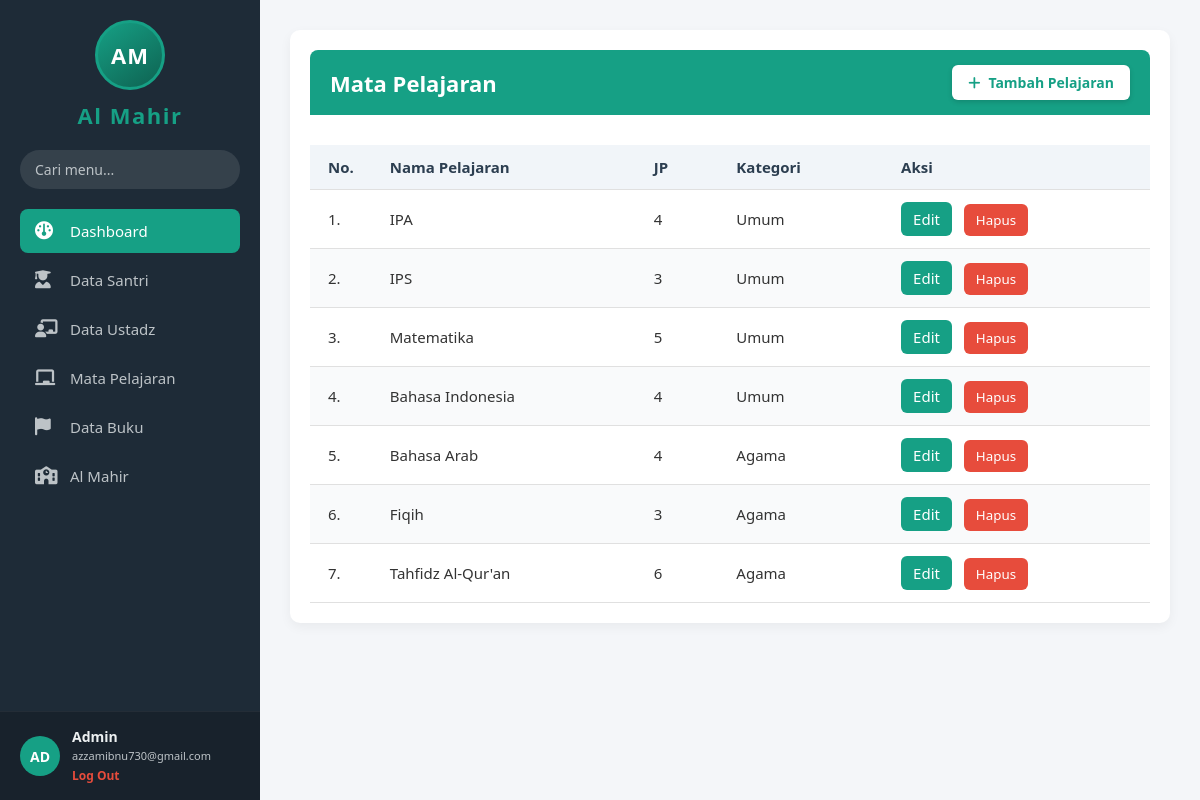
The app's page /data_pelajaran.php with its own data.
### tables this page shows
CREATE TABLE `tb_mapel` (
  `no_mapel` int(11) NOT NULL,
  `name_mapel` varchar(100) NOT NULL,
  `jp_mapel` int(11) NOT NULL,
  `kategori_mapel` varchar(50) NOT NULL
);

### data_pelajaran.php (the view, shortened to what this page needs)
<?php
require __DIR__ . '/connection.php';
try {
    $mapelResult = $conn->query('SELECT no_mapel, name_mapel, jp_mapel, kategori_mapel FROM tb_mapel ORDER BY no_mapel');
} catch (mysqli_sql_exception $exception) {
    $mapelResult = false;
    error_log('Gagal mengambil data dari tabel tb_mapel: ' . $exception->getMessage());
}
$mapelQueryError = $mapelResult === false;
?>
<!DOCTYPE html>
<html lang="id">
<head>
    <link rel="stylesheet" href="https://cdnjs.cloudflare.com/ajax/libs/font-awesome/6.5.1/css/all.min.css">
    <link rel="stylesheet" href="style.css">
</head>
<body>
    <aside class="sidebar">
        <div class="sidebar-top">
            <div class="logo-brand">
                <div class="brand-mark" role="img" aria-label="Logo Al Mahir">AM</div>
            </div>
            <div class="logo-text">Al Mahir</div>
            <div class="sidebar-search">
                <input type="text" placeholder="Cari menu...">
            </div>
            <ul class="sidebar-nav">
               <li><a href="index.php" class="active"><i class="fa-solid fa-gauge"></i>Dashboard</a></li>
                <li><a href="data_santri.php"><i class="fa-solid fa-user-graduate"></i>Data Santri</a></li>
                <li><a href="data_ustadz.php"><i class="fa-solid fa-chalkboard-user"></i>Data Ustadz</a></li>
                <li><a href="data_pelajaran.php"><i class="fa-solid fa-chalkboard"></i>Mata Pelajaran</a></li>
                <li><a href="data_buku.php"><i class="fa-solid fa-flag"></i>Data Buku</a></li>
                <li><a href="data_almahir.php"><i class="fa-solid fa-school"></i>Al Mahir</a></li>
            </ul>
        </div>
        <div class="sidebar-footer">
            <div class="user-avatar">AD</div>
            <div class="user-info">
                <h4>Admin</h4>
                <p>azzamibnu730@gmail.com</p>
                <a href="login.html" class="logout-btn">Log Out</a>
            </div>
        </div>
    </aside>
    <main class="main-content">
        <div id="tabel-santri" class="content-section">
<div class="card-header-teal">
    <h1>Mata Pelajaran</h1>
    <a href="add.php?entity=mapel" class="btn-add-santri">
        <i class="fa-solid fa-plus"></i> Tambah Pelajaran
    </a>
</div>
<div class="w3-container table-wrap">
    <table class="tabel-santri">
        <thead>
            <tr>
                <th>No.</th>
                <th>Nama Pelajaran</th>
                <th>JP</th>
                <th>Kategori</th>
                <th>Aksi</th>
            </tr>
        </thead>
        <tbody>
            <?php if ($mapelQueryError): ?>
                <tr><td colspan="5">Data mata pelajaran tidak dapat dimuat. Pastikan tabel tb_mapel tersedia.</td></tr>
            <?php elseif ($mapelResult->num_rows === 0): ?>
                <tr><td colspan="5">Belum ada data mata pelajaran.</td></tr>
            <?php else: ?>
                <?php $nomor = 1; ?>
                <?php while ($mapel = $mapelResult->fetch_assoc()): ?>
                    <tr>
                        <td><?= $nomor++ ?>.</td>
                        <td><?= htmlspecialchars($mapel['name_mapel'], ENT_QUOTES, 'UTF-8') ?></td>
                        <td><?= htmlspecialchars((string) $mapel['jp_mapel'], ENT_QUOTES, 'UTF-8') ?></td>
                        <td><?= htmlspecialchars($mapel['kategori_mapel'], ENT_QUOTES, 'UTF-8') ?></td>
                        <td>
                            <a class="btn-edit" href="edit.php?entity=mapel&amp;id=<?= rawurlencode((string) $mapel['no_mapel']) ?>">Edit</a>
                            <form action="delete.php" method="post" onsubmit="return confirm('Yakin ingin menghapus mata pelajaran ini?');">
                                <button type="submit" class="btn-delete">Hapus</button>
                            </form>
                        </td>
                    </tr>
                <?php endwhile; ?>
            <?php endif; ?>
        </tbody>
    </table>
</div>
    </main>
</body>
</html>

### records on screen
tb_mapel: name_mapel "IPA", jp_mapel "4", kategori_mapel "Umum"
tb_mapel: name_mapel "IPS", jp_mapel "3", kategori_mapel "Umum"
tb_mapel: name_mapel "Matematika", jp_mapel "5", kategori_mapel "Umum"
tb_mapel: name_mapel "Bahasa Indonesia", jp_mapel "4", kategori_mapel "Umum"
tb_mapel: name_mapel "Bahasa Arab", jp_mapel "4", kategori_mapel "Agama"
tb_mapel: name_mapel "Fiqih", jp_mapel "3", kategori_mapel "Agama"
tb_mapel: name_mapel "Tahfidz Al-Qur'an", jp_mapel "6", kategori_mapel "Agama"
